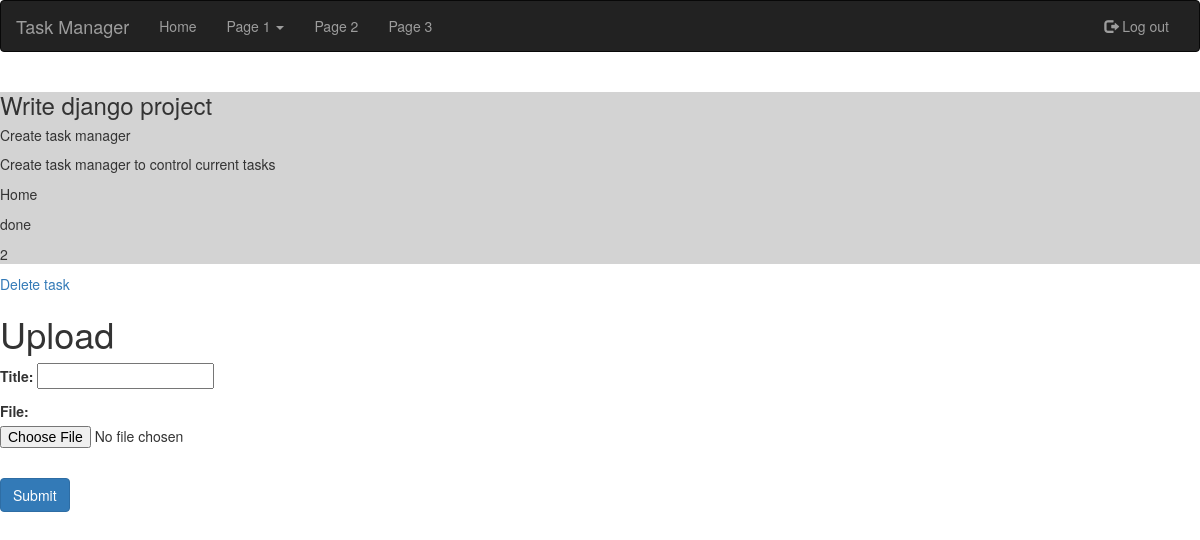
/tasks/tasksList/taskDetail/1/ (signed in), run on the app's committed database.
### tasks/models.py (models this page shows, shortened)
class Task(models.Model):
    name = models.CharField(max_length=100)
    shortDescription = models.CharField(max_length=100)
    longDescription = models.CharField(max_length=500)
    category = models.CharField(max_length=50)
    stateOptions = models.TextChoices('state', 'toDo inProgress done')
    state = models.CharField(blank=True, max_length=10, choices=stateOptions.choices)
    priority = models.IntegerField()
    createdBy = models.ForeignKey(
        settings.AUTH_USER_MODEL,
        on_delete=models.CASCADE,
        default=1
    )
    filePath = models.CharField(max_length=500, default='')

### tasks/views/views.py (the view)
# urls.py: path('tasksList/taskDetail/<int:taskId>/', views.taskDetail, name='taskDetail'),
@login_required
def taskDetail(request, taskId):
    task = Task.objects.get(id=taskId)
    form = UploadFileForm()
    return render(request, 'taskDetail.html', {'task': task, 'form': form})

### tasks/forms.py
class UploadFileForm(forms.Form):
    title = forms.CharField(max_length=100)
    file = forms.FileField()

### tasks/templates/taskDetail.html (shortened to what this page needs)
<!DOCTYPE html>
<html lang="en">
<head>
    <link rel="stylesheet" href="https://maxcdn.bootstrapcdn.com/bootstrap/3.4.1/css/bootstrap.min.css">
    <link rel="stylesheet" href="{% static 'tasks/main.css' %}">
</head>
<body>
    <nav class="navbar navbar-inverse">
        <div class="container-fluid">
          <div class="navbar-header">
            <a class="navbar-brand" href="{% url 'index' %}">Task Manager</a>
          </div>
          <div class="collapse navbar-collapse" id="myNavbar">
            <ul class="nav navbar-nav">
              <li><a href="#">Home</a></li>
              <li class="dropdown">
                <a class="dropdown-toggle" data-toggle="dropdown" href="#">Page 1 <span class="caret"></span></a>
              </li>
              <li><a href="#">Page 2</a></li>
              <li><a href="#">Page 3</a></li>
            </ul>
            <ul class="nav navbar-nav navbar-right">
              {% if user.is_authenticated %}
              <li><a href="{% url 'logout_user' %}"><span class="glyphicon glyphicon-log-out"></span> Log out</a></li>
              {% else %}
              <li><a href="{% url 'register_user' %}"><span class="glyphicon glyphicon-user"></span> Sign Up</a></li>
              <li><a href="{% url 'login_user' %}"><span class="glyphicon glyphicon-log-in"></span> Login</a></li>
              {% endif %}
            </ul>
          </div>
        </div>
      </nav>
    <div class="container-fluid">
        <div class="row justify-content-center">
            <div class="col-4 grey">
                <h3>
                    {{ task.name }}
                </h3>
                <h5>
                    {{ task.shortDescription }}
                </h5>
                <p>
                    {{ task.longDescription }}
                </p>
                <p>
                    {{ task.category }}
                </p>
                <p>
                    {{ task.state }}
                </p>
                <p>
                    {{ task.priority }}
                </p>
            </div>
            <div class="col-4">
                <a href="{% url 'taskStateChange' task.id %}">
                    <a href="{% url 'deleteTask'  task.id %}">
                        Delete task
                    </a>
            </div>
        </div>
    </div>
    <h1>Upload</h1>
    {% block content %}
    <form action="{% url 'uploadFile' task.id %}" method="POST" enctype="multipart/form-data">
        <form>
            {{ form.as_p }}
            <br>
            <button type="submit" class="btn btn-primary">Submit</button>
          </form>
    </form>
    {% endblock %}
</body>
</html>

### tasks/static/tasks/main.css (style rules this page uses)
.grey { background-color: lightgray; }

### data on the page
Task: name "Write django project", shortDescription "Create task manager", longDescription "Create task manager to control current tasks", category "Home", state "done", priority "2"
